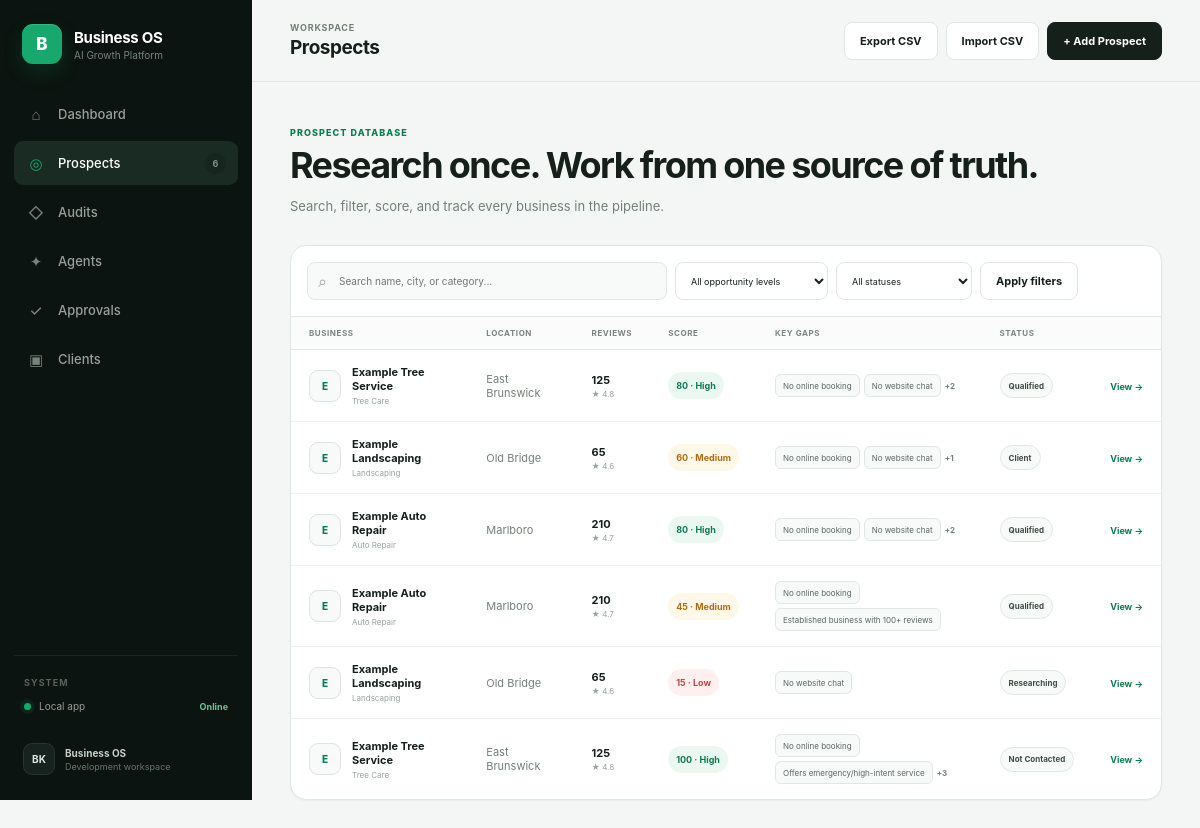
Screenshot of /prospects with the database file from the repository.
### tables this page shows
CREATE TABLE businesses (
                id INTEGER PRIMARY KEY AUTOINCREMENT,
                name TEXT NOT NULL,
                city TEXT NOT NULL,
                category TEXT NOT NULL DEFAULT 'Local Service Business',
                reviews INTEGER NOT NULL DEFAULT 0,
                rating REAL NOT NULL DEFAULT 0,
                website TEXT DEFAULT '',
                phone TEXT DEFAULT '',
                email TEXT DEFAULT '',
                online_booking INTEGER NOT NULL DEFAULT 0,
                emergency_service INTEGER NOT NULL DEFAULT 0,
                website_chat INTEGER NOT NULL DEFAULT 0,
                estimate_form INTEGER NOT NULL DEFAULT 0,
                status TEXT NOT NULL DEFAULT 'Not Contacted',
                notes TEXT NOT NULL DEFAULT '',
                created_at TEXT NOT NULL
            );

### app.py (the view, shortened to what this page needs)
@app.route("/prospects")
def prospects():
    query = request.args.get("q", "").strip()
    level = request.args.get("level", "").strip()
    status = request.args.get("status", "").strip()
    businesses = all_analyzed_businesses()
    if level:
        businesses = [b for b in businesses if b["opportunity_level"] == level]
    if status:
        businesses = [b for b in businesses if b["status"] == status]
    return render_template(
        "prospects.html",
        active_page="prospects",
        businesses=businesses,
        query=query,
        level=level,
        status=status,
    )

### app.py (called while the page is built)
def get_db():
    connection = sqlite3.connect(DB_PATH)
    connection.row_factory = sqlite3.Row
    return connection

def all_analyzed_businesses():
    with get_db() as db:
        rows = db.execute("SELECT * FROM businesses ORDER BY id DESC").fetchall()
    return [analyze_business(row) for row in rows]

@app.context_processor
def inject_global_counts():
    with get_db() as db:
        prospect_count = db.execute("SELECT COUNT(*) AS c FROM businesses").fetchone()["c"]
        approval_count = db.execute(
            "SELECT COUNT(*) AS c FROM approvals WHERE status='Pending'"
        ).fetchone()["c"]
    return {
        "global_prospect_count": prospect_count,
        "global_approval_count": approval_count,
    }

### templates/prospects.html (shortened to what this page needs)
{% extends "base.html" %}
{% block page_title %}Prospects{% endblock %}
{% block topbar_actions %}
<a class="button secondary" href="{{ url_for('export_prospects') }}">Export CSV</a>
<button class="button secondary" type="button" data-open-modal="import-modal">Import CSV</button>
<button class="button primary" type="button" data-open-modal="add-modal">+ Add Prospect</button>
{% endblock %}
{% block content %}
<section class="page-heading">
    <div>
        <span class="eyebrow">PROSPECT DATABASE</span>
        <h2>Research once. Work from one source of truth.</h2>
        <p>Search, filter, score, and track every business in the pipeline.</p>
    </div>
</section>
<section class="panel">
    <form class="filter-bar" method="GET" action="{{ url_for('prospects') }}">
        <div class="search-field">
            <span>⌕</span>
            <input name="q" value="{{ query }}" placeholder="Search name, city, or category...">
        </div>
        <select name="level">
            <option value="">All opportunity levels</option>
        </select>
        <select name="status">
            <option value="">All statuses</option>
        </select>
        <button class="button secondary" type="submit">Apply filters</button>
    </form>
    {% if businesses %}
        <div class="table-wrap">
            <table class="data-table">
                <thead>
                    <tr>
                        <th>Business</th>
                        <th>Location</th>
                        <th>Reviews</th>
                        <th>Score</th>
                        <th>Key gaps</th>
                        <th>Status</th>
                        <th></th>
                    </tr>
                </thead>
                <tbody>
                {% for business in businesses %}
                    <tr>
                        <td>
                            <div class="business-cell">
                                <div class="business-avatar">{{ business.name[0] }}</div>
                                <div>
                                    <strong>{{ business.name }}</strong>
                                    <span>{{ business.category }}</span>
                                </div>
                            </div>
                        </td>
                        <td class="muted">{{ business.city }}</td>
                        <td>
                            <div class="stacked-number">
                                <strong>{{ business.reviews }}</strong>
                                <span>{% if business.rating %}★ {{ business.rating }}{% else %}No rating{% endif %}</span>
                            </div>
                        </td>
                        <td>
                            <span class="score-pill {{ business.opportunity_level|lower }}">
                                {{ business.score }} · {{ business.opportunity_level }}
                            </span>
                        </td>
                        <td>
                            <div class="tag-row">
                                {% for finding in business.findings[:2] %}
                                    <span class="tag">{{ finding }}</span>
                                {% endfor %}
                                {% if business.findings|length > 2 %}
                                    <span class="tag-more">+{{ business.findings|length - 2 }}</span>
                                {% endif %}
                            </div>
                        </td>
                        <td><span class="status-pill">{{ business.status }}</span></td>
                        <td>
                            <a class="text-link" href="{{ url_for('business_detail', business_id=business.id) }}">
                                View →
                            </a>
                        </td>
                    </tr>
                {% endfor %}
                </tbody>
            </table>
        </div>
    {% else %}
        <div class="empty-state">
            <span>⌕</span>
            <h3>No matching prospects</h3>
            <p>Try clearing your filters or add a new business.</p>
        </div>
    {% endif %}
</section>
{% endblock %}

### rows the page displays
businesses: name "E", name "Example Tree Service", category "Tree Care", city "East Brunswick", reviews "125", rating "4.8", score "80", opportunity_level "High", 2 "No online booking" "No website chat", findings|length "2", status "Qualified"
businesses: name "E", name "Example Landscaping", category "Landscaping", city "Old Bridge", reviews "65", rating "4.6", score "60", opportunity_level "Medium", 2 "No online booking" "No website chat", findings|length "1", status "Client"
businesses: name "E", name "Example Auto Repair", category "Auto Repair", city "Marlboro", reviews "210", rating "4.7", score "80", opportunity_level "High", 2 "No online booking" "No website chat", findings|length "2", status "Qualified"
businesses: name "E", name "Example Auto Repair", category "Auto Repair", city "Marlboro", reviews "210", rating "4.7", score "45", opportunity_level "Medium", 2 "No online booking" "Established business with 100+ reviews", status "Qualified"
businesses: name "E", name "Example Landscaping", category "Landscaping", city "Old Bridge", reviews "65", rating "4.6", score "15", opportunity_level "Low", 2 "No website chat", status "Researching"
businesses: name "E", name "Example Tree Service", category "Tree Care", city "East Brunswick", reviews "125", rating "4.8", score "100", opportunity_level "High", 2 "No online booking" "Offers emergency/high-intent service", findings|length "3", status "Not Contacted"

### other values shown
{{ global_prospect_count }} "6"
